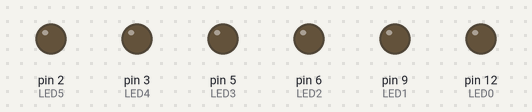
Recording of a sketch running on a simulated Arduino Uno, built with avr-gcc and run on an emulated ATmega328P. Shown: output pins drawn as LEDs (lit = HIGH).

Above: at 0.1 s.
At 3.1 s:
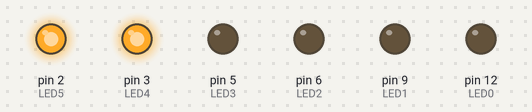
At 7.1 s:
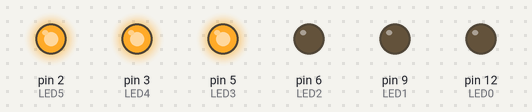
At 15.1 s:
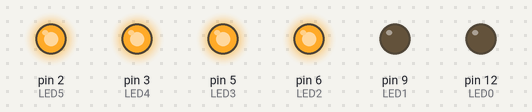
At 23.1 s:
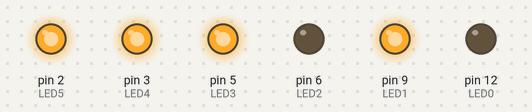
At 31.1 s:
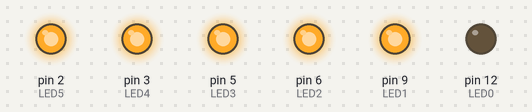
Timing chart, 0 to 34.3 s (numbered marks = the images above):
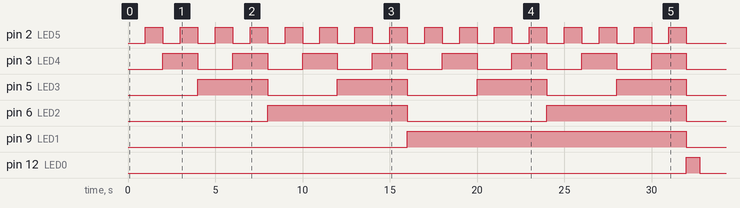

Measured:
- by itself, pin 2 (LED5): alternates HIGH for 1.0 s and LOW for 1.0 s, 32 changes in all, then stays LOW
- by itself, pin 3 (LED4): alternates HIGH for 2.0 s and LOW for 2.0 s, 16 changes in all, then stays LOW
- by itself, pin 5 (LED3): alternates HIGH for 4.0 s and LOW for 4.0 s, 8 changes in all, then stays LOW
- by itself, pin 6 (LED2): alternates HIGH for 8.0 s and LOW for 8.0 s
- by itself, pin 9 (LED1): LOW → HIGH at 16.0 s, → LOW 16.0 s later
- by itself, pin 12 (LED0): LOW → HIGH at 32.0 s, → LOW 0.77 s later

The sketch:

HW11.ino
```cpp
int LED0 = 12;
int LED1 = 9;
int LED2 = 6;
int LED3 = 5;
int LED4 = 3;
int LED5 = 2;

void setup() {
  // put your setup code here, to run once:
  pinMode(LED0, OUTPUT);
  pinMode(LED1, OUTPUT);
  pinMode(LED2, OUTPUT);
  pinMode(LED3, OUTPUT);
  pinMode(LED4, OUTPUT);
  pinMode(LED5, OUTPUT);
}

void loop() {
  // put your main code here, to run repeatedly:

  int sec = millis() % 60000;

  if (sec < 1000) {
  digitalWrite(LED0, LOW);
  digitalWrite(LED1, LOW);
  digitalWrite(LED2, LOW);
  digitalWrite(LED3, LOW);
  digitalWrite(LED4, LOW);
  digitalWrite(LED5, LOW);
  } else if (sec < 2000) {
  digitalWrite(LED0, LOW);
  digitalWrite(LED1, LOW);
  digitalWrite(LED2, LOW);
  digitalWrite(LED3, LOW);
  digitalWrite(LED4, LOW);
  digitalWrite(LED5, HIGH);
  } else if (sec < 3000) {
  digitalWrite(LED0, LOW);
  digitalWrite(LED1, LOW);
  digitalWrite(LED2, LOW);
  digitalWrite(LED3, LOW);
  digitalWrite(LED4, HIGH);
  digitalWrite(LED5, LOW);
  } else if (sec < 4000) {
  digitalWrite(LED0, LOW);
  digitalWrite(LED1, LOW);
  digitalWrite(LED2, LOW);
  digitalWrite(LED3, LOW);
  digitalWrite(LED4, HIGH);
  digitalWrite(LED5, HIGH);
  } else if (sec < 5000) {
  digitalWrite(LED0, LOW);
  digitalWrite(LED1, LOW);
  digitalWrite(LED2, LOW);
  digitalWrite(LED3, HIGH);
  digitalWrite(LED4, LOW);
  digitalWrite(LED5, LOW);
  } else if (sec < 6000) {
  digitalWrite(LED0, LOW);
  digitalWrite(LED1, LOW);
  digitalWrite(LED2, LOW);
  digitalWrite(LED3, HIGH);
  digitalWrite(LED4, LOW);
  digitalWrite(LED5, HIGH);
  } else if (sec < 7000) {
  digitalWrite(LED0, LOW);
  digitalWrite(LED1, LOW);
  digitalWrite(LED2, LOW);
  digitalWrite(LED3, HIGH);
  digitalWrite(LED4, HIGH);
  digitalWrite(LED5, LOW);
  } else if (sec < 8000) {
  digitalWrite(LED0, LOW);
  digitalWrite(LED1, LOW);
  digitalWrite(LED2, LOW);
  digitalWrite(LED3, HIGH);
  digitalWrite(LED4, HIGH);
  digitalWrite(LED5, HIGH);
  } else if (sec < 9000) {
  digitalWrite(LED0, LOW);
  digitalWrite(LED1, LOW);
  digitalWrite(LED2, HIGH);
  digitalWrite(LED3, LOW);
  digitalWrite(LED4, LOW);
  digitalWrite(LED5, LOW);
  } else if (sec < 10000) {
  digitalWrite(LED0, LOW);
  digitalWrite(LED1, LOW);
  digitalWrite(LED2, HIGH);
  digitalWrite(LED3, LOW);
  digitalWrite(LED4, LOW);
  digitalWrite(LED5, HIGH);
  } else if (sec < 11000) {
  digitalWrite(LED0, LOW);
  digitalWrite(LED1, LOW);
  digitalWrite(LED2, HIGH);
  digitalWrite(LED3, LOW);
  digitalWrite(LED4, HIGH);
  digitalWrite(LED5, LOW);
  } else if (sec < 12000) {
  digitalWrite(LED0, LOW);
  digitalWrite(LED1, LOW);
  digitalWrite(LED2, HIGH);
  digitalWrite(LED3, LOW);
  digitalWrite(LED4, HIGH);
  digitalWrite(LED5, HIGH);
  } else if (sec < 13000) {
  digitalWrite(LED0, LOW);
  digitalWrite(LED1, LOW);
  digitalWrite(LED2, HIGH);
  digitalWrite(LED3, HIGH);
  digitalWrite(LED4, LOW);
  digitalWrite(LED5, LOW);
  } else if (sec < 14000) {
  digitalWrite(LED0, LOW);
  digitalWrite(LED1, LOW);
  digitalWrite(LED2, HIGH);
  digitalWrite(LED3, HIGH);
  digitalWrite(LED4, LOW);
  digitalWrite(LED5, HIGH);
  } else if (sec < 15000) {
  digitalWrite(LED0, LOW);
  digitalWrite(LED1, LOW);
  digitalWrite(LED2, HIGH);
  digitalWrite(LED3, HIGH);
  digitalWrite(LED4, HIGH);
  digitalWrite(LED5, LOW);
  } else if (sec < 16000) {
  digitalWrite(LED0, LOW);
  digitalWrite(LED1, LOW);
  digitalWrite(LED2, HIGH);
  digitalWrite(LED3, HIGH);
  digitalWrite(LED4, HIGH);
  digitalWrite(LED5, HIGH);
  } else if (sec < 17000) {
  digitalWrite(LED0, LOW);
  digitalWrite(LED1, HIGH);
  digitalWrite(LED2, LOW);
  digitalWrite(LED3, LOW);
  digitalWrite(LED4, LOW);
  digitalWrite(LED5, LOW);
  } else if (sec < 18000) {
  digitalWrite(LED0, LOW);
  digitalWrite(LED1, HIGH);
  digitalWrite(LED2, LOW);
  digitalWrite(LED3, LOW);
  digitalWrite(LED4, LOW);
  digitalWrite(LED5, HIGH);
  } else if (sec < 19000) {
  digitalWrite(LED0, LOW);
  digitalWrite(LED1, HIGH);
  digitalWrite(LED2, LOW);
  digitalWrite(LED3, LOW);
  digitalWrite(LED4, HIGH);
  digitalWrite(LED5, LOW);
  } else if (sec < 20000) {
  digitalWrite(LED0, LOW);
  digitalWrite(LED1, HIGH);
  digitalWrite(LED2, LOW);
  digitalWrite(LED3, LOW);
  digitalWrite(LED4, HIGH);
  digitalWrite(LED5, HIGH);
  } else if (sec < 21000) {
  digitalWrite(LED0, LOW);
  digitalWrite(LED1, HIGH);
  digitalWrite(LED2, LOW);
  digitalWrite(LED3, HIGH);
  digitalWrite(LED4, LOW);
  digitalWrite(LED5, LOW);
  } else if (sec < 22000) {
  digitalWrite(LED0, LOW);
  digitalWrite(LED1, HIGH);
  digitalWrite(LED2, LOW);
  digitalWrite(LED3, HIGH);
  digitalWrite(LED4, LOW);
  digitalWrite(LED5, HIGH);
  } else if (sec < 23000) {
  digitalWrite(LED0, LOW);
  digitalWrite(LED1, HIGH);
  digitalWrite(LED2, LOW);
  digitalWrite(LED3, HIGH);
  digitalWrite(LED4, HIGH);
  digitalWrite(LED5, LOW);
  } else if (sec < 24000) {
  digitalWrite(LED0, LOW);
  digitalWrite(LED1, HIGH);
  digitalWrite(LED2, LOW);
  digitalWrite(LED3, HIGH);
  digitalWrite(LED4, HIGH);
  digitalWrite(LED5, HIGH);
  } else if (sec < 25000) {
  digitalWrite(LED0, LOW);
  digitalWrite(LED1, HIGH);
  digitalWrite(LED2, HIGH);
  digitalWrite(LED3, LOW);
  digitalWrite(LED4, LOW);
  digitalWrite(LED5, LOW);
  } else if (sec < 26000) {
  digitalWrite(LED0, LOW);
  digitalWrite(LED1, HIGH);
  digitalWrite(LED2, HIGH);
  digitalWrite(LED3, LOW);
  digitalWrite(LED4, LOW);
  digitalWrite(LED5, HIGH);
  } else if (sec < 27000) {
  digitalWrite(LED0, LOW);
  digitalWrite(LED1, HIGH);
  digitalWrite(LED2, HIGH);
  digitalWrite(LED3, LOW);
  digitalWrite(LED4, HIGH);
  digitalWrite(LED5, LOW);
  } else if (sec < 28000) {
  digitalWrite(LED0, LOW);
  digitalWrite(LED1, HIGH);
  digitalWrite(LED2, HIGH);
  digitalWrite(LED3, LOW);
  digitalWrite(LED4, HIGH);
  digitalWrite(LED5, HIGH);
  } else if (sec < 29000) {
  digitalWrite(LED0, LOW);
  digitalWrite(LED1, HIGH);
  digitalWrite(LED2, HIGH);
  digitalWrite(LED3, HIGH);
  digitalWrite(LED4, LOW);
  digitalWrite(LED5, LOW);
  } else if (sec < 30000) {
  digitalWrite(LED0, LOW);
  digitalWrite(LED1, HIGH);
  digitalWrite(LED2, HIGH);
  digitalWrite(LED3, HIGH);
  digitalWrite(LED4, LOW);
  digitalWrite(LED5, HIGH);
  } else if (sec < 31000) {
  digitalWrite(LED0, LOW);
  digitalWrite(LED1, HIGH);
  digitalWrite(LED2, HIGH);
  digitalWrite(LED3, HIGH);
  digitalWrite(LED4, HIGH);
  digitalWrite(LED5, LOW);
  } else if (sec < 32000) {
  digitalWrite(LED0, LOW);
  digitalWrite(LED1, HIGH);
  digitalWrite(LED2, HIGH);
  digitalWrite(LED3, HIGH);
  digitalWrite(LED4, HIGH);
  digitalWrite(LED5, HIGH);
  } else if (sec < 33000) {
  digitalWrite(LED0, HIGH);
  digitalWrite(LED1, LOW);
  digitalWrite(LED2, LOW);
  digitalWrite(LED3, LOW);
  digitalWrite(LED4, LOW);
  digitalWrite(LED5, LOW);
  } else if (sec < 34000) {
  digitalWrite(LED0, HIGH);
  digitalWrite(LED1, LOW);
  digitalWrite(LED2, LOW);
  digitalWrite(LED3, LOW);
  digitalWrite(LED4, LOW);
  digitalWrite(LED5, HIGH);
  } else if (sec < 35000) {
  digitalWrite(LED0, HIGH);
  digitalWrite(LED1, LOW);
  digitalWrite(LED2, LOW);
  digitalWrite(LED3, LOW);
  digitalWrite(LED4, HIGH);
  digitalWrite(LED5, LOW);
  } else if (sec < 36000) {
  digitalWrite(LED0, HIGH);
  digitalWrite(LED1, LOW);
  digitalWrite(LED2, LOW);
  digitalWrite(LED3, LOW);
  digitalWrite(LED4, HIGH);
  digitalWrite(LED5, HIGH);
  } else if (sec < 37000) {
  digitalWrite(LED0, HIGH);
  digitalWrite(LED1, LOW);
  digitalWrite(LED2, LOW);
  digitalWrite(LED3, HIGH);
  digitalWrite(LED4, LOW);
  digitalWrite(LED5, LOW);
  } else if (sec < 38000) {
  digitalWrite(LED0, HIGH);
  digitalWrite(LED1, LOW);
  digitalWrite(LED2, LOW);
  digitalWrite(LED3, HIGH);
  digitalWrite(LED4, LOW);
  digitalWrite(LED5, HIGH);
  } else if (sec < 39000) {
  digitalWrite(LED0, HIGH);
  digitalWrite(LED1, LOW);
  digitalWrite(LED2, LOW);
  digitalWrite(LED3, HIGH);
  digitalWrite(LED4, HIGH);
  digitalWrite(LED5, LOW);
  } else if (sec < 40000) {
  digitalWrite(LED0, HIGH);
  digitalWrite(LED1, LOW);
  digitalWrite(LED2, LOW);
  digitalWrite(LED3, HIGH);
  digitalWrite(LED4, HIGH);
  digitalWrite(LED5, HIGH);
  } else if (sec < 41000) {
  digitalWrite(LED0, HIGH);
  digitalWrite(LED1, LOW);
  digitalWrite(LED2, HIGH);
  digitalWrite(LED3, LOW);
  digitalWrite(LED4, LOW);
  digitalWrite(LED5, LOW);
  } else if (sec < 42000) {
  digitalWrite(LED0, HIGH);
  digitalWrite(LED1, LOW);
  digitalWrite(LED2, HIGH);
  digitalWrite(LED3, LOW);
  digitalWrite(LED4, LOW);
  digitalWrite(LED5, HIGH);
  } else if (sec < 43000) {
  digitalWrite(LED0, HIGH);
  digitalWrite(LED1, LOW);
  digitalWrite(LED2, HIGH);
  digitalWrite(LED3, LOW);
  digitalWrite(LED4, HIGH);
  digitalWrite(LED5, LOW);
  } else if (sec < 44000) {
  digitalWrite(LED0, HIGH);
  digitalWrite(LED1, LOW);
  digitalWrite(LED2, HIGH);
  digitalWrite(LED3, LOW);
  digitalWrite(LED4, HIGH);
  digitalWrite(LED5, HIGH);
  } else if (sec < 45000) {
  digitalWrite(LED0, HIGH);
  digitalWrite(LED1, LOW);
  digitalWrite(LED2, HIGH);
  digitalWrite(LED3, HIGH);
  digitalWrite(LED4, LOW);
  digitalWrite(LED5, LOW);
  } else if (sec < 46000) {
  digitalWrite(LED0, HIGH);
  digitalWrite(LED1, LOW);
  digitalWrite(LED2, HIGH);
  digitalWrite(LED3, HIGH);
  digitalWrite(LED4, LOW);
  digitalWrite(LED5, HIGH);
  } else if (sec < 47000) {
  digitalWrite(LED0, HIGH);
  digitalWrite(LED1, LOW);
  digitalWrite(LED2, HIGH);
  digitalWrite(LED3, HIGH);
  digitalWrite(LED4, HIGH);
  digitalWrite(LED5, LOW);
  } else if (sec < 48000) {
  digitalWrite(LED0, HIGH);
  digitalWrite(LED1, LOW);
  digitalWrite(LED2, HIGH);
  digitalWrite(LED3, HIGH);
  digitalWrite(LED4, HIGH);
  digitalWrite(LED5, HIGH);
  } else if (sec < 49000) {
  digitalWrite(LED0, HIGH);
  digitalWrite(LED1, HIGH);
  digitalWrite(LED2, LOW);
  digitalWrite(LED3, LOW);
  digitalWrite(LED4, LOW);
  digitalWrite(LED5, LOW);
  } else if (sec < 50000) {
  digitalWrite(LED0, HIGH);
  digitalWrite(LED1, HIGH);
  digitalWrite(LED2, LOW);
  digitalWrite(LED3, LOW);
  digitalWrite(LED4, LOW);
  digitalWrite(LED5, HIGH);
  } else if (sec < 51000) {
  digitalWrite(LED0, HIGH);
  digitalWrite(LED1, HIGH);
  digitalWrite(LED2, LOW);
  digitalWrite(LED3, LOW);
  digitalWrite(LED4, HIGH);
  digitalWrite(LED5, LOW);
  } else if (sec < 52000) {
  digitalWrite(LED0, HIGH);
  digitalWrite(LED1, HIGH);
  digitalWrite(LED2, LOW);
  digitalWrite(LED3, LOW);
  digitalWrite(LED4, HIGH);
  digitalWrite(LED5, HIGH);
  } else if (sec < 53000) {
  digitalWrite(LED0, HIGH);
  digitalWrite(LED1, HIGH);
  digitalWrite(LED2, LOW);
  digitalWrite(LED3, HIGH);
  digitalWrite(LED4, LOW);
  digitalWrite(LED5, LOW);
  } else if (sec < 54000) {
  digitalWrite(LED0, HIGH);
  digitalWrite(LED1, HIGH);
  digitalWrite(LED2, LOW);
  digitalWrite(LED3, HIGH);
  digitalWrite(LED4, LOW);
  digitalWrite(LED5, HIGH);
  } else if (sec < 55000) {
  digitalWrite(LED0, HIGH);
  digitalWrite(LED1, HIGH);
  digitalWrite(LED2, LOW);
  digitalWrite(LED3, HIGH);
  digitalWrite(LED4, HIGH);
  digitalWrite(LED5, LOW);
  } else if (sec < 56000) {
  digitalWrite(LED0, HIGH);
  digitalWrite(LED1, HIGH);
  digitalWrite(LED2, LOW);
  digitalWrite(LED3, HIGH);
  digitalWrite(LED4, HIGH);
  digitalWrite(LED5, HIGH);
  } else if (sec < 57000) {
  digitalWrite(LED0, HIGH);
  digitalWrite(LED1, HIGH);
  digitalWrite(LED2, HIGH);
  digitalWrite(LED3, LOW);
  digitalWrite(LED4, LOW);
  digitalWrite(LED5, LOW);
  } else if (sec < 58000) {
  digitalWrite(LED0, HIGH);
  digitalWrite(LED1, HIGH);
  digitalWrite(LED2, HIGH);
  digitalWrite(LED3, LOW);
  digitalWrite(LED4, LOW);
  digitalWrite(LED5, HIGH);
  } else if (sec < 59000) {
  digitalWrite(LED0, HIGH);
  digitalWrite(LED1, HIGH);
  digitalWrite(LED2, HIGH);
  digitalWrite(LED3, LOW);
  digitalWrite(LED4, HIGH);
  digitalWrite(LED5, LOW);
  } else if (sec < 60000) {
  digitalWrite(LED0, HIGH);
  digitalWrite(LED1, HIGH);
  digitalWrite(LED2, HIGH);
  digitalWrite(LED3, LOW);
  digitalWrite(LED4, HIGH);
  digitalWrite(LED5, HIGH);
  }
}
```
